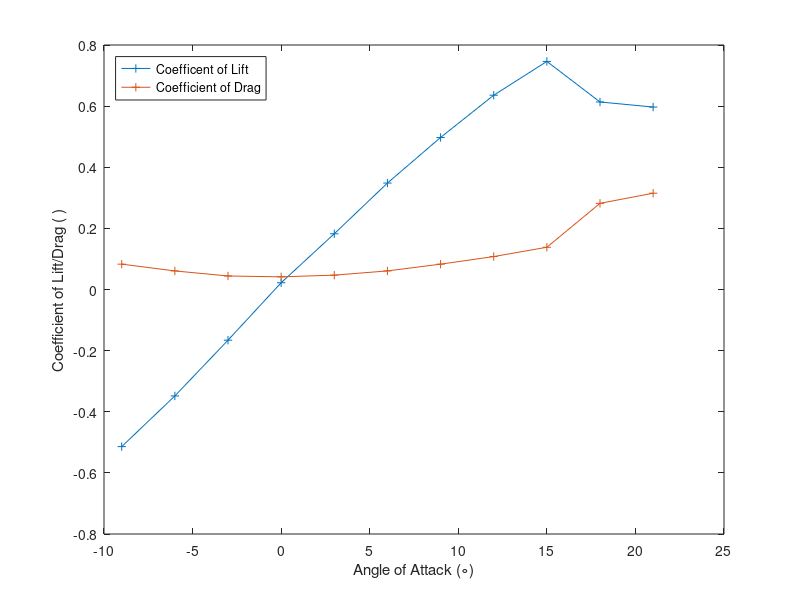
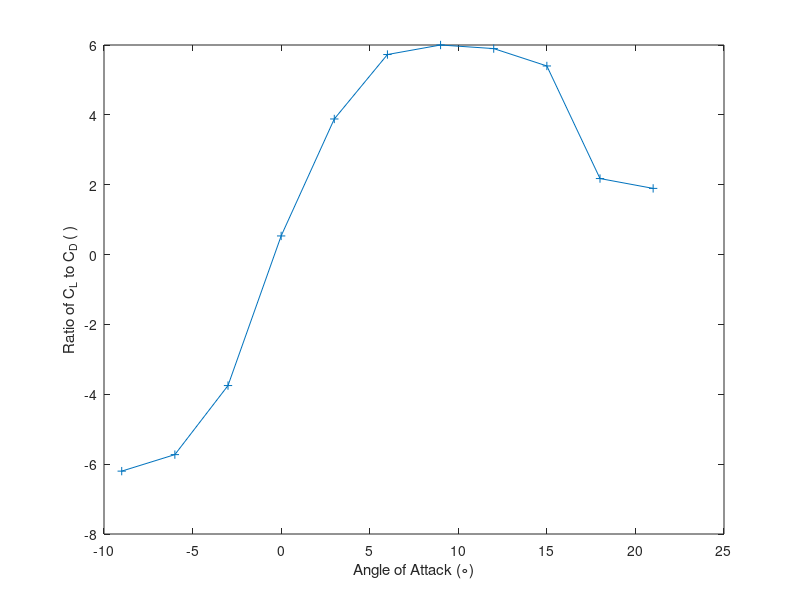
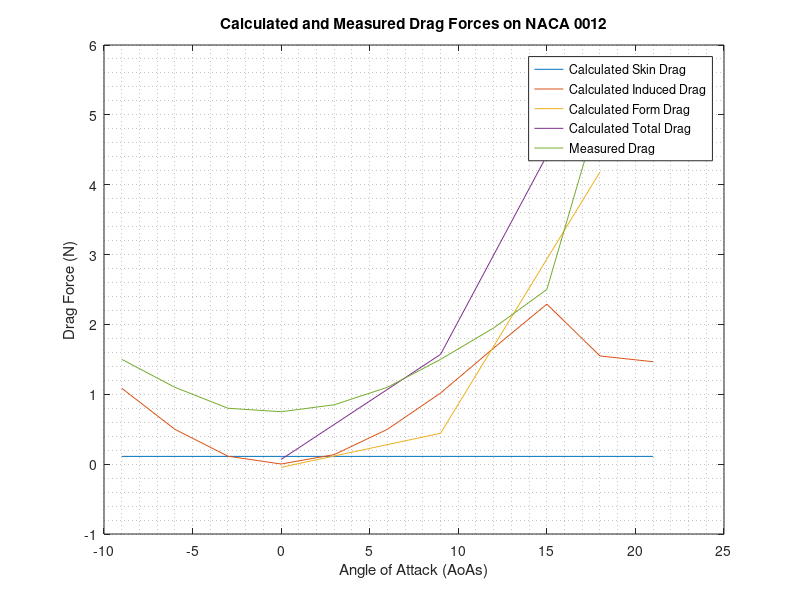

Reproduce these figures in MATLAB, in order.
clear all 
close all

%% Part 1
Temp_I = 21.2+273.15; % Deg C
Temp_F = 22.6+273.15; % Deg C
Pres_I = 102268; % Pa
Pres_F = 102235; % Pa
R = 8.314; % J/molK
MW = 28.97/1000; % g/mol

Density_I = (MW*Pres_I)/(R*Temp_I); % kg/m3
Density_F = (MW*Pres_F)/(R*Temp_F); % kg/m3

%% Part 2



AoA_Foil_0  = [1.6,3.2,2.95,3.54,3.85,3.57,3.79,3.65,3.52,3.05,3.31,3.16,2.98,2.55,3.65,3.44,3.21,3.5,3.4,3.31,2.91,3.14,.49].*0.0254;
AoA_Foil_9  = [1.6,3.2,7,5.9,5.25,4.4,4.2,3.8,3.55,3.05,3.25,3.15,1.6,2.2,2.6,2.65,2.7,3.05,3.1,3.05,2.7,2.9,.45].*0.0254;
AoA_Foil_18 = [1.6,3.25,4.05,3.95,4.00,3.7,4.1,4.15,4.2,3.65,4.0,3.85,1.5,1.9,2.25,2.35,2.5,2.9,3.0,3.1,2.85,3.25,0.5].*0.0254;

Den_Water = 998; %kg/m3
Gravity = 9.81; %m/s2

Pres_Foil_0 =  Pres_I - Den_Water*Gravity.*AoA_Foil_0;
Pres_Foil_9 =  Pres_I - Den_Water*Gravity.*AoA_Foil_9;
Pres_Foil_18 =  Pres_I - Den_Water*Gravity.*AoA_Foil_18;

%% Part 3

Vel_Foil_0 = sqrt((2/Density_I)*(Pres_Foil_0(1)-Pres_Foil_0(2)));
Vel_Foil_9 = sqrt((2/Density_I)*(Pres_Foil_9(1)-Pres_Foil_9(2)));
Vel_Foil_18 = sqrt((2/Density_I)*(Pres_Foil_18(1)-Pres_Foil_18(2)));
Vel_Foil_Mean = mean([Vel_Foil_0,Vel_Foil_9,Vel_Foil_18]);

%% Part 4

AoAs = [-9,-6,-3,0,3,6,9,12,15,18,21];
L_Force = [-9.3,-6.3,-3,0.4,3.3,6.3,9,11.5,13.5,11.1,10.8];
D_Force = [1.5,1.1,0.8,0.75,0.85,1.1,1.5,1.95,2.5,5.1,5.7];
A = .15*.30; % Chord * Span
C_L = L_Force/(.5*Density_I*(Vel_Foil_Mean^2)*A);
C_D = D_Force/(.5*Density_I*(Vel_Foil_Mean^2)*A);

C_L_Fit = polyfit(AoAs,C_L,1);
Zero = -C_L_Fit(2)/C_L_Fit(1); % This says we dont need to adjust at all, below +-0.5 degrees
CL = C_L'
CD = C_D'
%% Part 5
f1 = figure(1);
plot(AoAs,C_L,'-+',AoAs,C_D,'-+')
xlabel('Angle of Attack (\circ)')
ylabel('Coefficient of Lift/Drag ( )')
legend('Coefficent of Lift','Coefficient of Drag','location','northwest')


%% Part 6
f2 = figure(2);
plot(AoAs,C_L./C_D,'-+')
xlabel('Angle of Attack (\circ)')
ylabel('Ratio of C_L to C_D ( )')


%% Part 7

AoA_0_T  = [AoA_Foil_0(1),AoA_Foil_0(3:12),AoA_Foil_0(12)];
AoA_9_T  = [AoA_Foil_9(1),AoA_Foil_9(3:12),AoA_Foil_9(12)];
AoA_18_T = [AoA_Foil_18(1),AoA_Foil_18(3:12),AoA_Foil_18(12)];

AoA_0_B  = [AoA_Foil_0(1),AoA_Foil_0(13:22),AoA_Foil_0(22)];
AoA_9_B  = [AoA_Foil_9(1),AoA_Foil_9(13:22),AoA_Foil_9(22)];
AoA_18_B = [AoA_Foil_18(1),AoA_Foil_18(13:22),AoA_Foil_18(22)];


AoA_0_T_1  = AoA_0_T-(AoA_Foil_0(end));
AoA_9_T_1  = AoA_9_T-(AoA_Foil_9(end));
AoA_18_T_1 = AoA_18_T-(AoA_Foil_18(end));

AoA_0_B_1  = AoA_0_B-(AoA_Foil_0(end));
AoA_9_B_1  = AoA_9_B-(AoA_Foil_9(end));
AoA_18_B_1 = AoA_18_B-(AoA_Foil_18(end));


Pres_0_1_T =  -Den_Water*Gravity.*AoA_0_T_1;
Pres_9_1_T =  -Den_Water*Gravity.*AoA_9_T_1;
Pres_18_1_T = -Den_Water*Gravity.*AoA_18_T_1;
Pres_0_1_B =  -Den_Water*Gravity.*AoA_0_B_1;
Pres_9_1_B =  -Den_Water*Gravity.*AoA_9_B_1;
Pres_18_1_B = -Den_Water*Gravity.*AoA_18_B_1;

Pres_0_T =  Pres_0_1_T(1:12);
Pres_9_T =  Pres_9_1_T(1:12);
Pres_18_T = Pres_18_1_T(1:12);
Pres_0_B =  Pres_0_1_B(1:12);
Pres_9_B =  Pres_9_1_B(1:12);
Pres_18_B = Pres_18_1_B(1:12);


c = .15; % Chorde Length
t = .12;% Thickness to chord
L = .30; % Span

x_top = [0,0.76, 3.81, 11.43, 19.05, 38, 62, 80.77, 101.35, 121.92, 137.16,150]./1000;
x_bot = [0,1.52,7.62,15.24,22.86,41.15,59.44,77.73,96.02,114.3,129.54,150]./1000; 

y_top =5*c*t.*( (.2969.*sqrt(x_top/c))-(.1260.*x_top/c)-(.3516.*(x_top/c).^2)+(.2843.*(x_top/c).^3)-(.1015.*(x_top/c).^4));
y_bot =-5*c*t.*( (.2969.*sqrt(x_bot/c))-(.1260.*x_bot/c)-(.3516.*(x_bot/c).^2)+(.2843.*(x_bot/c).^3)-(.1015.*(x_bot/c).^4));

%plot(x_top,y_top,x_bot,y_bot)

% Top Stuff
for i = 1:length(y_top)-1
    theta = atand((y_top(i+1)-y_top(i))/(x_top(i+1)-x_top(i)));
    Drag_Top_0(i)  = L*(x_top(i+1)-x_top(i))*((Pres_0_T(i)+Pres_0_T(i+1))/2)*tand(theta);
    Drag_Top_9(i)  = L*(x_top(i+1)-x_top(i))*((Pres_9_T(i)+Pres_9_T(i+1))/2)*tand(theta);
    Drag_Top_18(i)  = L*(x_top(i+1)-x_top(i))*((Pres_18_T(i)+Pres_18_T(i+1))/2)*tand(theta);
    Lift_Top_0(i)  = -L*(x_top(i+1)-x_top(i))*((Pres_0_T(i)+Pres_0_T(i+1))/2);
    Lift_Top_9(i)  = -L*(x_top(i+1)-x_top(i))*((Pres_9_T(i)+Pres_9_T(i+1))/2);
    Lift_Top_18(i)  = -L*(x_top(i+1)-x_top(i))*((Pres_18_T(i)+Pres_18_T(i+1))/2);

    b_theta = atan((y_bot(i+1)-y_bot(i))/(x_bot(i+1)-x_bot(i)));
    Drag_Bot_0(i)  = -L*(x_bot(i+1)-x_bot(i))*((Pres_0_B(i)+Pres_0_B(i+1))/2)*tand(b_theta);
    Drag_Bot_9(i)  = -L*(x_bot(i+1)-x_bot(i))*((Pres_9_B(i)+Pres_9_B(i+1))/2)*tand(b_theta);
    Drag_Bot_18(i) = -L*(x_bot(i+1)-x_bot(i))*((Pres_18_B(i)+Pres_18_B(i+1))/2)*tand(b_theta);
    Lift_Bot_0(i)  = L*(x_bot(i+1)-x_bot(i))*((Pres_0_B(i)+Pres_0_B(i+1))/2);
    Lift_Bot_9(i)  = L*(x_bot(i+1)-x_bot(i))*((Pres_9_B(i)+Pres_9_B(i+1))/2);
    Lift_Bot_18(i) = L*(x_bot(i+1)-x_bot(i))*((Pres_18_B(i)+Pres_18_B(i+1))/ 2);
end



%% Part 8

nu = 1.5*10^-5; %m2/s
Re = Vel_Foil_Mean*c/nu;
Skin_Coeff = 0.0742/(Re^(1/5));
Skin_Drag = (1/2)*Skin_Coeff*Density_I*A*Vel_Foil_Mean^2;


%% Part 9

Induced_Coeff = (C_L.^2)/(pi*(L/c)*.7);
Induced_Drag = (Induced_Coeff*(Density_I)*A*Vel_Foil_Mean^2)/2;
Induced_Drag2 = Induced_Drag'
Ind_D_0 = Induced_Drag(4);
Ind_D_9 = Induced_Drag(7);
Ind_D_18 = Induced_Drag(10);
Ind_D_All = [Ind_D_0,Ind_D_9,Ind_D_18];

%% Part 10


a = 9;
DragTop9 =  Drag_Top_9.*cosd(a) + Lift_Top_9.*sind(a);
LiftTop9 = -Drag_Top_9.*sind(a) + Lift_Top_9.*cosd(a);
DragBot9 =  Drag_Bot_9.*cosd(a) + Lift_Bot_9.*sind(a);
LiftBot9 =  -Drag_Bot_9.*sind(a) + Lift_Bot_9.*cosd(a);

a = 18;
DragTop18 =  Drag_Top_18.*cosd(a) + Lift_Top_18.*sind(a);
LiftTop18 = -Drag_Top_18.*sind(a) + Lift_Top_18.*cosd(a);
DragBot18 =  Drag_Bot_18.*cosd(a) + Lift_Bot_18.*sind(a);
LiftBot18 =  -Drag_Bot_18.*sind(a) + Lift_Bot_18.*cosd(a);

Form_Drag_0 = sum(Drag_Top_0 + Drag_Bot_0);
Form_Lift_0 = sum(Lift_Top_0 + Lift_Bot_0);
Form_Drag_9 = sum(DragTop9 + DragBot9) ;
Form_Lift_9 = sum(LiftTop9 + LiftBot9);
Form_Drag_18 = sum(DragTop18 + DragBot18) ;
Form_Lift_18 = sum(LiftTop18 + LiftBot18);

Form_Drag_array = [Form_Drag_0,Form_Drag_9,Form_Lift_18];
%% Part 11


Skin_Drag_Lin = linspace(Skin_Drag, Skin_Drag, 11);
 
Specific_Angles = [AoAs(4), AoAs(7), AoAs(10)];
Drag_Form = [Form_Drag_0, Form_Drag_9, Form_Drag_18];

Total_Drag_0 = Form_Drag_0 + Skin_Drag + Ind_D_0;
Total_Drag_9 = Form_Drag_9 + Skin_Drag + Ind_D_9;
Total_Drag_18 = Form_Drag_18 + Skin_Drag + Ind_D_18;
Total_D = [Total_Drag_0, Total_Drag_9, Total_Drag_18];
Total_Lift_18 = Form_Lift_18;
Drag = [1.5,1.1,0.8,.75,.85,1.1,1.5,1.95,2.5,5.1,5.7];

f3 = figure(3);
plot(AoAs, Skin_Drag_Lin)
hold on
plot(AoAs, Induced_Drag )
plot(Specific_Angles, Drag_Form)
plot(Specific_Angles, Total_D)
plot(AoAs, Drag)
title('Calculated and Measured Drag Forces on NACA 0012')
legend('Calculated Skin Drag', 'Calculated Induced Drag', 'Calculated Form Drag', 'Calculated Total Drag', 'Measured Drag', 'Location', 'best')
xlabel('Angle of Attack (AoAs)')
ylabel('Drag Force (N)')
grid minor
 
%% Part 12
 
Un_L = 0.01; %N
Un_A = 0.25*10^-6; % m^3 
Un_Mano = 0.05; % m
Un_Den = 0.05; % kg/m3
 
alift = 1/(A*998*Gravity*(AoA_Foil_18(1) - AoA_Foil_18(2)));
aA = -Total_Lift_18/((A^2)*998*Gravity*(AoA_Foil_18(1) - AoA_Foil_18(2)));
amano = -Total_Lift_18/(A*998*Gravity*(AoA_Foil_18(1) - AoA_Foil_18(2))^2);
adens = -Total_Lift_18/(A*(998)^2*Gravity*(AoA_Foil_18(1) - AoA_Foil_18(2)));
 
uncertainty = sqrt((alift*Un_L)^2+(amano*Un_Mano)^2+(adens*Un_Den)^2+(aA*Un_A)^2)
 
 
%% Save Figures

saveas(f1, 'C:\Users\User\Desktop\Charlie\Classes\Junior Year\Spring 2019\J-Lab\Lab 6\Figures\clandcd.png','png');
saveas(f2, 'C:\Users\User\Desktop\Charlie\Classes\Junior Year\Spring 2019\J-Lab\Lab 6\Figures\cltocd.png','png');
saveas(f3, 'C:\Users\User\Desktop\Charlie\Classes\Junior Year\Spring 2019\J-Lab\Lab 6\Figures\totaldrags.png','png');
